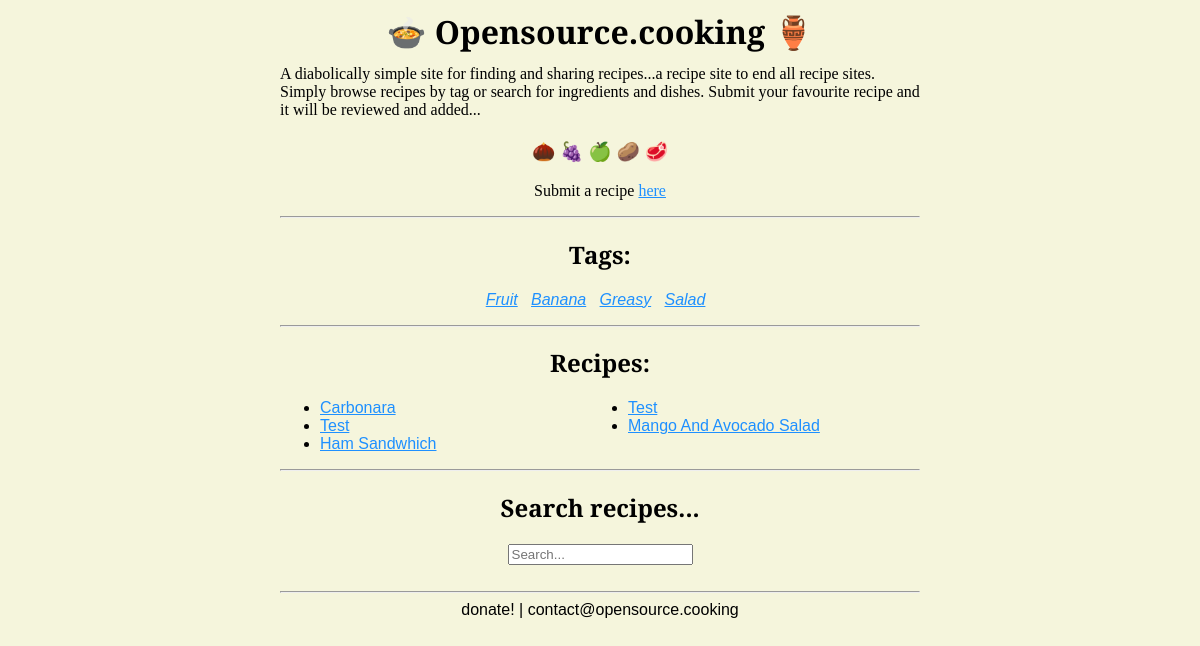
/, run on an earlier commit of the app's database.
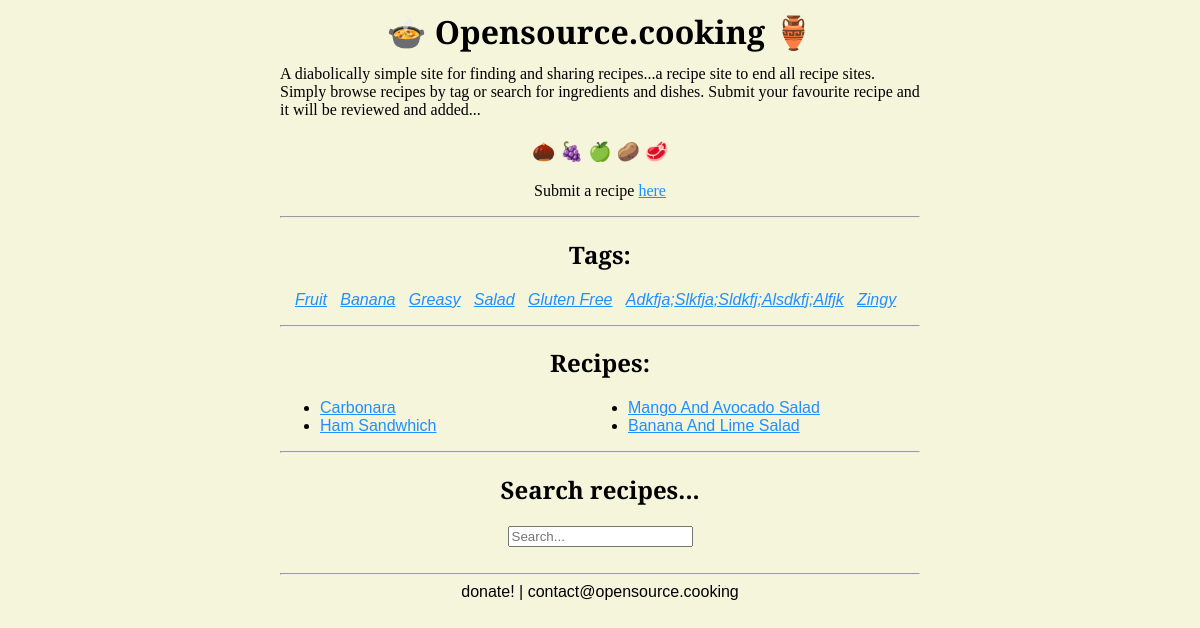
And on a later commit of the database.
### recipes/models.py (models this page shows, shortened)
class Tag(models.Model):
  name = models.CharField(max_length=100)
  visible = models.BooleanField(default=False)
  slug = models.SlugField(unique=True, default=ran_string(18))

class Recipe(models.Model):
  title = models.CharField(max_length=200)
  author = models.CharField(max_length=100, default="Anonymous")
  email = models.EmailField(max_length=254, blank=True)
  date_submitted = models.DateTimeField(auto_now_add=True)
  tags = models.ManyToManyField('Tag', related_name='recipes', blank=True)
  description = models.TextField(max_length=200, default=None)
  ingredients = models.TextField()
  instructions = models.TextField()
  link1 = models.URLField(max_length=300, blank=True)
  link2 = models.URLField(max_length=300, blank=True)
  visible = models.BooleanField(default=False)
  recipe_slug = models.SlugField(unique=True, default=ran_string(18))

### recipes/views.py (the view)
# urls.py: path('', views.IndexView.as_view(), name='index'),
class IndexView(generic.ListView):
    template_name='recipes/index.html'
    from django.core.mail import send_mail
    def get_context_data(self,*args, **kwargs):
        context = super(IndexView, self).get_context_data(*args,**kwargs)
        context['recipe_list'] = Recipe.objects.filter(visible=True)
        context['tags'] = Tag.objects.filter(visible=True)
        return context
    def get_queryset(self):
        return Recipe.objects.filter(visible=True)

### recipes/templates/recipes/index.html
{% extends "recipes/base.html" %}
{% block content %}
<p class="st" style="text-align: center;">Submit a recipe <a href="/submit/">here</a></p>
<hr>
{% if tags %}
    <h2 style="text-align:center;">Tags:</h2>
    <p style="font-family:sans-serif; text-align: center;">
        {% for tag in tags %}
            <a href="{% url 'recipes:tag' tag.slug %}"><i>{{ tag.name |title}}</i></a>&nbsp;&nbsp;
        {% endfor %}
    </p>
<hr>
<h2 style="text-align: center; ">Recipes:</h2>
{% if recipe_list %}
    <ul id=recipes>
        {% for recipe in recipe_list %}
            <li><a href="{% url 'recipes:detail' recipe.recipe_slug %}">{{ recipe.title |title}}</a></li>
        {% endfor %}
    </ul>
{% else %}
    <p> No recipes yet!</p>
{% endif %}
<hr>
<h2> Search recipes...</h2>
<div style="text-align:center">
<form action="{% url 'recipes:search_results' %}" method="get">
  <input  name="q" type="text" placeholder="Search...">
</form>
<br>
</div>
{% endif %}
{% endblock %}

What changed in the data, as far as the page shows it:
removed Recipe: title "Test"
removed Recipe: title "Test"
added Tag: name "Gluten Free"
added Tag: name "Adkfja;Slkfja;Sldkfj;Alsdkfj;Alfjk"
added Tag: name "Zingy"
added Recipe: title "Banana And Lime Salad"
